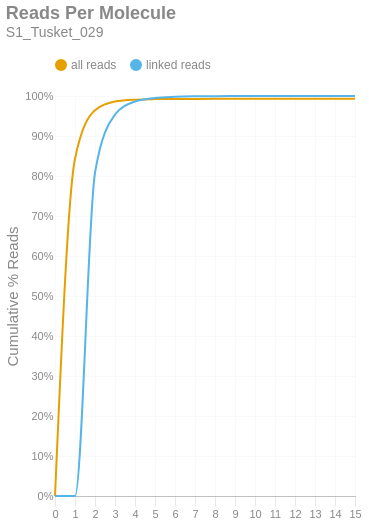

Notebook code for this chart:
### Markdown cell above
### Reads per Molecule
This chart shows the cumulative distribution of the number of reads per linked molecule. That is, how many alignments are associated with a unique molecule. This excludes the number of reads associated with invalid or absent linked-read barcodes. The `linked` histogram is the percentages recalculated when disregarding singletons.

### Code cell
if SKIPLR:
    print_html(f"Skipped")
else:
    counts = np.bincount(valids['reads'].cast(pl.Int64).to_numpy())
    weighted = counts * np.arange(len(counts))
    all_perc = weighted / n_reads
    linked_perc = weighted / n_linked_reads
    linked_perc[1] = 0
    binned_df = pl.DataFrame({
        'readsper': list(range(len(counts))),
        'all reads (cumsum)': np.cumsum(all_perc).tolist(),
        'linked reads (cumsum)': np.cumsum(linked_perc).tolist(),
    })

    with SafeRender(binned_df):
        (
            density_plot(binned_df, 'Reads Per Molecule', samplename, 'readspmol')
            .encode(
                x=alt.X('readsper:O', title=None).axis(labelAngle=0).scale(padding=0),
                y=alt.Y('value:Q', title='Cumulative % Reads').axis(format='%').stack(False),
                color=alt.Color("key:N").scale(domain=["all reads", "linked reads"]),
                tooltip=[
                    alt.Tooltip("key:N", title="Data Type"),
                    alt.Tooltip("readsper:O", title="Reads Per Molecule"),
                    alt.Tooltip("value:Q", format=".2%", title="% Reads (Cum.)")
                ]            
            )
        ).display()

### Figure 1 — Vega-Lite specification as saved in the notebook (floating-point values rounded to 4 significant figures)
{"width": "container", "height": 400, "config": {"title": {"anchor": "start", "dy": -15, "fontSize": 18, "color": "#888888", "subtitleColor": "#888888", "subtitleFontSize": 14}, "arc": {"fill": "#0072B2"}, "axis": {"domainColor": "#888888", "domainWidth": 0.5, "gridWidth": 0.2, "grid": false, "titleFontWeight": 400, "titleFontSize": 15, "labelFontSize": 11, "labelColor": "#888888", "tickColor": "#888888", "tickWidth": 0.2, "titleColor": "#888888"}, "axisBand": {"grid": false}, "axisX": {"grid": true, "tickSize": 10, "domainCap": "round"}, "axisY": {"domain": false, "grid": true, "tickSize": 0, "domainCap": "round"}, "background": "transparent", "header": {"labelFontSize": 15, "labelColor": "#888888", "titleFontSize": 15, "titleFontWeight": 600, "titleColor": "#888888"}, "legend": {"labelFont": "sans-serif", "labelFontSize": 12, "labelColor": "#888888", "symbolSize": 100, "symbolType": "circle", "titleFontSize": 12, "titlePadding": 10, "titleColor": "#888888", "title": null, "orient": "top"}, "range": {"category": ["#E69F00", "#56B4E9", "#009E73", "#F0E442", "#0072B2", "#D55E00", "#CC79A7", "#000000"], "diverging": ["#cfe8f3", "#a2d4ec", "#73bfe2", "#46abdb", "#1696d2", "#12719e"]}, "area": {"fill": "#0072B2", "fillOpacity": 0.7, "line": true, "strokeOpacity": 0.7}, "line": {"color": "#0072B2", "stroke": "#0072B2", "strokeWidth": 2}, "trail": {"color": "#0072B2", "stroke": "#0072B2", "strokeWidth": 0, "size": 1}, "point": {"filled": true, "fillOpacity": 1.0, "size": 95}, "text": {"color": "#888888", "fontSize": 11, "align": "right", "fontWeight": 400, "size": 11}, "bar": {"fill": "#0072B2", "stroke": null}, "view": {"stroke": null, "continuousWidth": 660, "continuousHeight": 400}}, "data": {"name": "data-8e2dd2aba6e58be30d12a8961943991e"}, "mark": {"type": "line", "interpolate": "monotone", "point": {"opacity": 0, "size": 275}}, "encoding": {"color": {"field": "key", "scale": {"domain": ["all reads", "linked reads"]}, "type": "nominal"}, "tooltip": [{"field": "key", "title": "Data Type", "type": "nominal"}, {"field": "readsper", "title": "Reads Per Molecule", "type": "ordinal"}, {"field": "value", "format": ".2%", "title": "% Reads (Cum.)", "type": "quantitative"}], "x": {"axis": {"labelAngle": 0}, "field": "readsper", "scale": {"padding": 0}, "title": null, "type": "ordinal"}, "y": {"axis": {"format": "%"}, "field": "value", "stack": false, "title": "Cumulative % Reads", "type": "quantitative"}}, "params": [{"name": "param_c36ac31b6afebe62", "select": {"type": "point", "fields": ["key"]}, "bind": "legend"}], "title": {"text": "Reads Per Molecule", "subtitle": "S1_Tusket_029"}, "transform": [{"fold": ["all reads (cumsum)", "linked reads (cumsum)"]}, {"calculate": "replace(datum.key, ' (cumsum)', '')", "as": "key"}, {"filter": {"param": "param_c36ac31b6afebe62"}}], "usermeta": {"embedOptions": {"downloadFileName": "S1_Tusket_029.readspmol"}}, "$schema": "https://vega.github.io/schema/vega-lite/v6.1.0.json", "datasets": {"data-8e2dd2aba6e58be30d12a8961943991e": [{"readsper": 0, "all reads (cumsum)": 0.0, "linked reads (cumsum)": 0.0}, {"readsper": 1, "all reads (cumsum)": 0.8432, "linked reads (cumsum)": 0.0}, {"readsper": 2, "all reads (cumsum)": 0.9642, "linked reads (cumsum)": 0.8081}, {"readsper": 3, "all reads (cumsum)": 0.986, "linked reads (cumsum)": 0.9537}, {"readsper": 4, "all reads (cumsum)": 0.9908, "linked reads (cumsum)": 0.9861}, {"readsper": 5, "all reads (cumsum)": 0.9922, "linked reads (cumsum)": 0.9951}, {"readsper": 6, "all reads (cumsum)": 0.9926, "linked reads (cumsum)": 0.998}, {"readsper": 7, "all reads (cumsum)": 0.9928, "linked reads (cumsum)": 0.9992}, {"readsper": 8, "all reads (cumsum)": 0.9929, "linked reads (cumsum)": 0.9997}, {"readsper": 9, "all reads (cumsum)": 0.9929, "linked reads (cumsum)": 0.9998}, {"readsper": 10, "all reads (cumsum)": 0.9929, "linked reads (cumsum)": 0.9999}, {"readsper": 11, "all reads (cumsum)": 0.9929, "linked reads (cumsum)": 1.0}, {"readsper": 12, "all reads (cumsum)": 0.9929, "linked reads (cumsum)": 1.0}, {"readsper": 13, "all reads (cumsum)": 0.9929, "linked reads (cumsum)": 1.0}, {"readsper": 14, "all reads (cumsum)": 0.9929, "linked reads (cumsum)": 1.0}, {"readsper": 15, "all reads (cumsum)": 0.9929, "linked reads (cumsum)": 1.0}]}}
